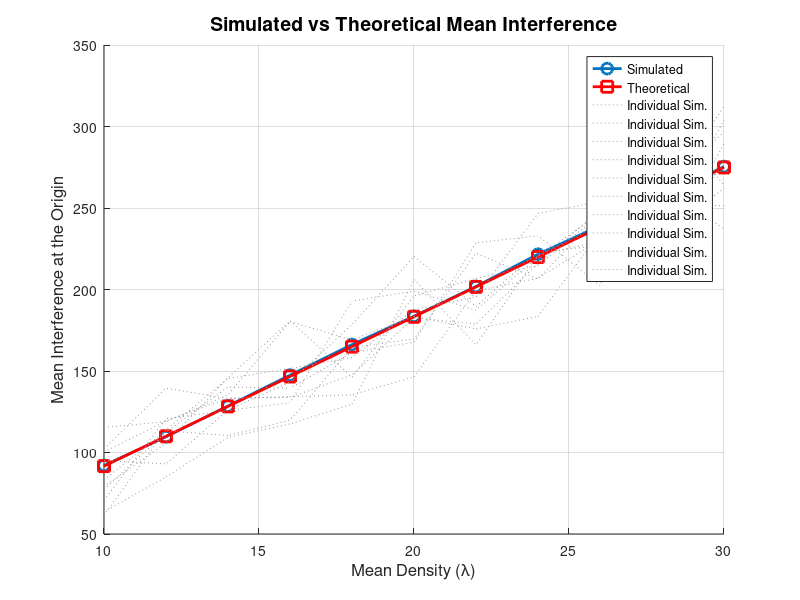

Recreate this plot in MATLAB.
clear all; clc;

% Simulation window parameters (annular disc)
rMin = 1; % Inner radius
rMax = 2; % Outer radius
areaTotal = pi * (rMax^2 - rMin^2); % Area of the annular region

% User inputs
alpha = input('Enter the path-loss exponent (alpha): ');
power = input('Enter the power of the points: ');
numSimulations = 500; % Reduce number of Monte Carlo simulations to 500 for more visible variation

% Mean densities to be tested (from 10 to 30 with step of 2)
meanDensities = 10:2:30;

% Array to store the mean interference for each mean density (simulated)
meanInterferenceValuesSimulated = zeros(length(meanDensities), 1);

% Array to store the theoretical mean interference for each mean density
meanInterferenceValuesTheoretical = zeros(length(meanDensities), 1);

% For plotting individual simulation runs (optional)
interferenceSamples = zeros(numSimulations, length(meanDensities));

% Loop over the different mean densities
for idx = 1:length(meanDensities)
    lambda = meanDensities(idx); % Mean density (intensity) for this iteration

    % Initialize array to store interference values for this density (simulated)
    interferenceValues = zeros(numSimulations, 1);

    % Monte Carlo simulation
    for sim = 1:numSimulations
        % Simulate Poisson point process
        numbPoints = poissrnd(areaTotal * lambda); % Poisson number of points

        % Generate random points in polar coordinates
        theta = 2 * pi * rand(numbPoints, 1); % Uniform random angles between 0 and 2*pi
        r = sqrt((rMax^2 - rMin^2) * rand(numbPoints, 1) + rMin^2); % Random radius

        % Compute interference from each point at the center (origin)
        interference = sum(power ./ (r .^ alpha)); % Sum of interferences

        % Store the total interference for this simulation
        interferenceValues(sim) = interference;
    end

    % Estimate mean interference for this mean density (simulated)
    meanInterferenceValuesSimulated(idx) = mean(interferenceValues);

    % Store individual samples to plot later if needed
    interferenceSamples(:, idx) = interferenceValues;

    % Compute the theoretical mean interference for this mean density
    if alpha ~= 2
        % Use the general formula when alpha != 2
        meanInterferenceValuesTheoretical(idx) = (2 * pi * lambda * power) * ...
            (((rMax)^(2 - alpha)) - (rMin)^(2 - alpha)) * (1 / (2 - alpha));
    else
        % Use the logarithmic formula when alpha == 2
        meanInterferenceValuesTheoretical(idx) = 2 * pi * lambda * power * log(rMax / rMin);
    end
end

% Plotting the results (simulated vs theoretical)
figure;
hold on;

% Plot simulated mean interference
plot(meanDensities, meanInterferenceValuesSimulated, '-o', 'LineWidth', 2, 'MarkerSize', 8, 'DisplayName', 'Simulated');

% Plot theoretical mean interference
plot(meanDensities, meanInterferenceValuesTheoretical, '-s', 'LineWidth', 2, 'MarkerSize', 8, 'Color', 'r', 'DisplayName', 'Theoretical');

% Plot some individual simulation runs to show variability (optional)
for i = 1:10
    plot(meanDensities, interferenceSamples(randi(numSimulations), :), ':', 'Color', [0.6 0.6 0.6], 'DisplayName', 'Individual Sim.');
end

hold off;

% Labeling the plot
xlabel('Mean Density (\lambda)', 'FontSize', 12);
ylabel('Mean Interference at the Origin', 'FontSize', 12);
title('Simulated vs Theoretical Mean Interference', 'FontSize', 14);
legend('show'); % Show legend
grid on;
